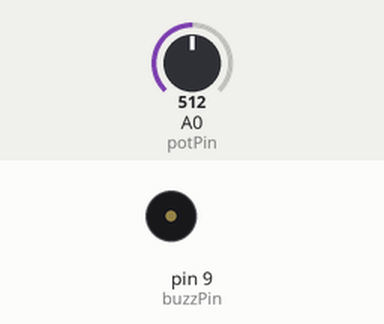
This sketch was run on a simulated Arduino Uno, built with avr-gcc and run on an emulated ATmega328P. Parts: buzzer (waves = sounding). Inputs (shaded band) come from the test bench; at power-on: A0 (potPin) = 512. What the sketch prints to the serial monitor is not drawn.

Above: at 8.8 s.
8.9 s: A0 (potPin) set to 693
At 13.3 s:
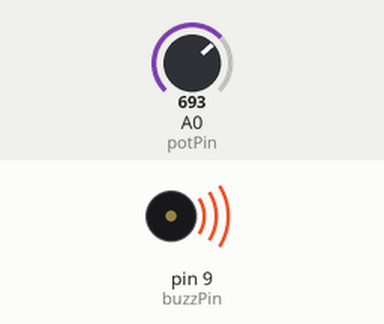
16.9 s: A0 (potPin) set to 673
Timing chart, 0 to 30.9 s (numbered marks = the images above; inputs shaded):
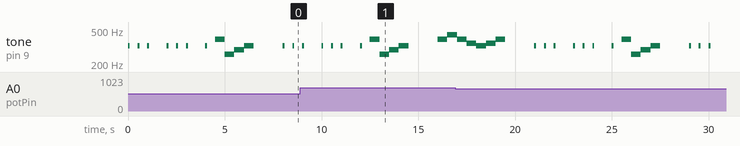

Measured:
- by itself, tone on pin 9 (buzzPin): plays 392 Hz for 0.50 s, 349 Hz for 0.50 s, 329 Hz for 0.50 s, 349 Hz for 0.50 s, 392 Hz for 0.50 s, 329 Hz for 0.10 s … (19 notes in this stretch)

The sketch:

tone.ino
```cpp
int potPin = 0;
int buzzPin = 9;
int val = 0;


void setup() {
  // put your setup code here, to run once:
  pinMode(9, OUTPUT);
  Serial.begin(9600);
}

void loop() {

  // put your main code here, to run repeatedly:
  val = analogRead(potPin);    // read the value from the sensor
  Serial.println(val);

  if (val < 342) { //play Happy Birthday
    tone(buzzPin, 294, 100); //d
    delay(500);
    tone(buzzPin, 294, 100); //d
    delay(500);
    tone(buzzPin, 329); //e
    delay(500);
    tone(buzzPin, 294); //d
    delay(500);
    tone(buzzPin, 392); //g
    delay(500);
    tone(buzzPin, 349, 500); //f
    delay(2000);
  }

  if (val >= 342 && val < 683){ //play Jingle Bell
    tone(buzzPin, 329,100); //e
    delay(500);
    tone(buzzPin, 329, 100); //e
    delay(500);
    tone(buzzPin, 329, 100); //e
    delay(1000);
    tone(buzzPin, 329, 100); //e
    delay(500);
    tone(buzzPin, 329, 100); //e
    delay(500);
    tone(buzzPin, 329, 100); //e
    delay(1000);
    tone(buzzPin, 329, 100); //e
    delay(500);
    tone(buzzPin, 392); //g
    delay(500);
    tone(buzzPin, 261); //c
    delay(500);
    tone(buzzPin, 294); //d
    delay(500);
    tone(buzzPin, 329, 500); //e
    delay(2000);
  }

  if (val >=  683){ //play London Bridge
    tone(buzzPin, 392); //g
    delay(500);
    tone(buzzPin, 440); //a
    delay(500);
    tone(buzzPin, 392); //g
    delay(500);
    tone(buzzPin, 349); //f
    delay(500);
    tone(buzzPin, 329); //e
    delay(500);
    tone(buzzPin, 349); //f
    delay(500);
    tone(buzzPin, 392, 500); //g
    delay(2000);
  }

 }
```
